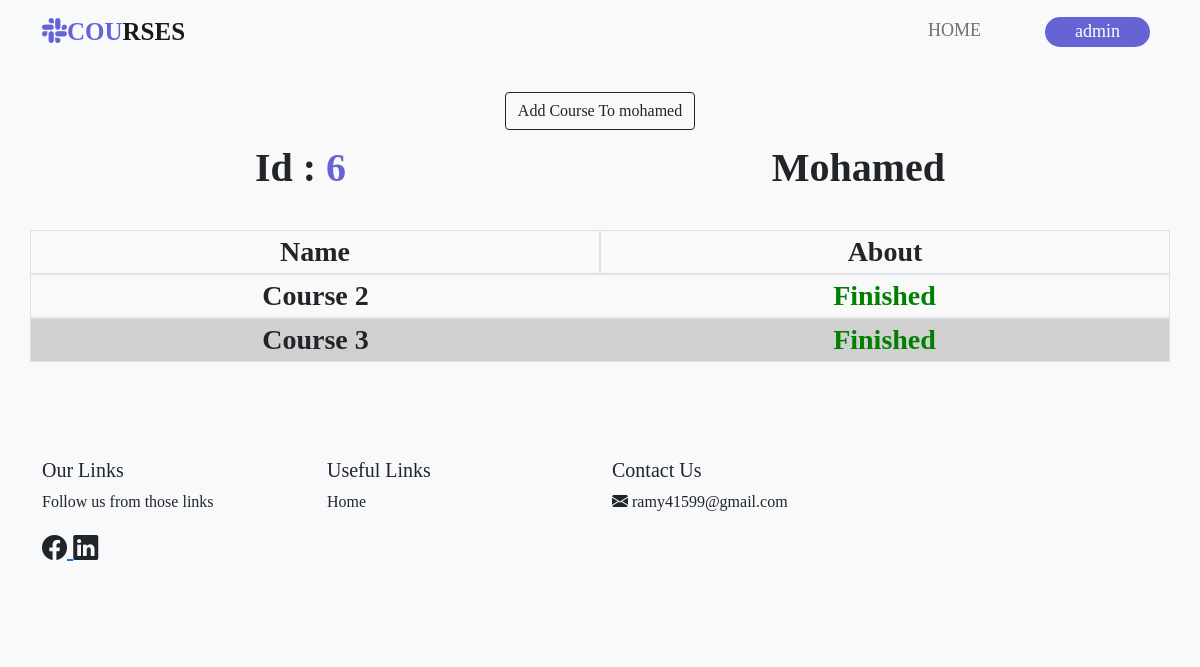
/userdata/6/ (signed in), run on an earlier commit of the app's database.
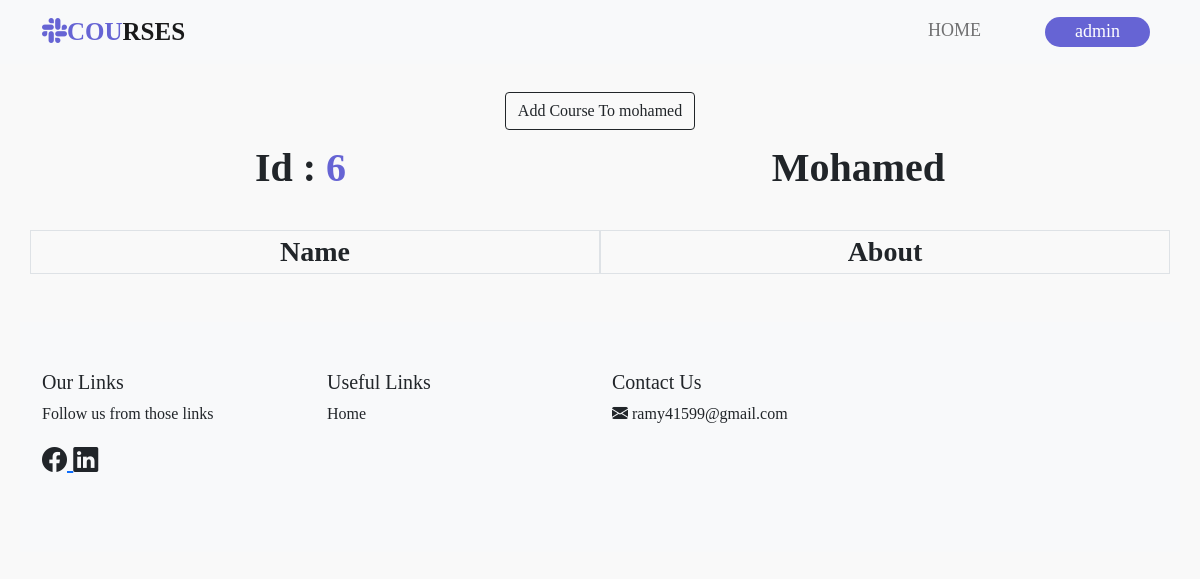
And on a later commit of the database.
### main/models.py (models this page shows, shortened)
class UserCourse(models.Model):
    course = models.ForeignKey(Course, on_delete=models.CASCADE)
    user = models.ForeignKey(User, on_delete=models.CASCADE)
    created_at = models.DateTimeField(auto_now_add=True)
    done = models.BooleanField(default=False)
    class Meta:
        constraints = [
            models.UniqueConstraint(fields=['user', 'course'], name='unique_user_course')
        ]

class Course(models.Model):
    title = models.CharField(max_length=100, unique=True)
    description = models.TextField()
    created_at = models.DateTimeField(auto_now_add=True)
    image = models.ImageField(upload_to='images/', blank=True, null=True)
    video_url = models.URLField(max_length=500, blank=True, null=True)
    def __str__(self):
        return self.title

### main/views.py (the view)
# urls.py: path('userdata/<int:user_id>/', userdata, name='userdata'),
@login_required
def userdata(request, user_id):
    check = 0
    admins = Admin.objects.filter(user=request.user)
    if admins.exists():
        check = 1
    if check == 0:
        redirect('/')
    courses = Course.objects.all()
    user_course = UserCourse.objects.filter(user=user_id)
    user_course = list(enumerate(user_course))
    users = []
    for idx, val in user_course:
        if idx % 2 == 0:
            users.append((0, val))
        else:
            users.append((1, val))
    employee = User.objects.get(id=user_id)
    manger = 0
    admins = Admin.objects.filter(user=request.user)
    if admins.exists():
        manger = 1
    user_core = UserCourse.objects.filter(user=user_id).select_related('course')
    user_course_ids = user_core.values_list('course_id', flat=True)
    data = {'user_course': users, 'employee': employee, 'manger': manger, 'courses': courses, 'user_course_ids': user_course_ids}
    return render(request, 'userdata.html', data)

### main/templates/userdata.html (shortened to what this page needs)
{% load static %}
<!DOCTYPE html>
<html lang="en">
<head>
    <link rel="stylesheet" href="https://cdn.jsdelivr.net/npm/bootstrap-icons@1.11.3/font/bootstrap-icons.min.css">
    <link rel="stylesheet" href="{% static 'css/main.css' %}">
    <link href="https://cdn.jsdelivr.net/npm/bootstrap@5.0.2/dist/css/bootstrap.min.css" rel="stylesheet">
</head>
<body>
    <nav class="navbar navbar-expand-lg navbar-light bg-light fixed-top">
        <div class="container">
          <a class="navbar-brand" href="{% url 'userhome' %}"><span ><i class="bi bi-slack"></i>COU</span>RSES
          </a>
          <div class="collapse navbar-collapse" id="navbarTogglerDemo02">
            <ul class="navbar-nav ms-auto mb-2 mb-lg-0">
              <li class="nav-item">
                <a class="nav-link" href="{% url 'userhome' %}" style="padding-right: 56px">Home</a>
              </li>
              <li class="nav-item">
                {% if user.is_authenticated %}
                </head>
                <body>
                  <a class="nav-link">  <button class="profile-button" onclick="toggleDropdown()">{{ user.username }}</button></a>
                  {% else %}
                      <a class="nav-link" href="{% url 'login' %}"><button type="button">Login</button></a>
                  {% endif %}
              </li>
            </ul>
          </div>
        </div>
      </nav><br><br><br>
<div class="container d-flex justify-content-center">
    <button type="button" class="btn btn-outline-dark rounded-5" data-bs-toggle="modal" data-bs-target="#courseModal">
        Add Course To {{ employee.username }}
    </button>
</div>
    <div class=" container d-flex justify-content-around">
        <div id="id_manger" class="fs-1 fw-bold p-2 bd-highlight">Id : <span>{{ employee.id }}</span></div>
        <div class=" fs-1 fw-bold p-2 bd-highlight text-capitalize">{{ employee.username}}</div>
      </div>
    <br>
     <div class="container">
      <div class=" row align-items-center">
        <div class="fs-3 fw-bold col text-center border">
          Name
        </div>
        <div class="fs-3 fw-bold col text-center border">
          About
        </div>
      </div>
     </div>
    {% for idx, val in user_course %}
        <div class="container">
        {% if idx == 0 %}
            <div class=" row align-items-center border">
        {% else %}
            <div id="tab" class=" row align-items-center border">
        {% endif %}
          <div class="fs-3 fw-bold col text-center ">
            {{ val.course }}
          </div>
          <div id="text2" class="fs-3 fw-bold col text-center ">
            {% if val.done %}
                <span style="color: green;">Finished</span>
            {% else %}
                <span style="color: gray;">Not Finished</span>
            {% endif %}
          </div>
        </div>
       </div>
    {% endfor %}
<br><br>
  <footer class="bg-light text-dark py-5">
    <div class="container">
        <div class="row">
            <div class="col-md-3 mb-4">
                <h5 fs-1 fw-bold >Our Links</h5>
                <p fs-3>Follow us from those links</p>
                <div id="icon_text">
                    <a href="https://www.facebook.com/" target="_blank" rel="noopener noreferrer">
                        <i class="bi bi-facebook text-dark"></i>
                    </a>
                    <a href="https://www.linkedin.com/" target="_blank" rel="noopener noreferrer">
                        <i class="bi bi-linkedin text-dark"></i>
                    </a>
                </div>
            </div>
                <div class="col-md-3 mb-4">
                <h5>Useful Links</h5>
                <ul class="list-unstyled">
                    <li><a id="mmmm" href="{% url 'userhome' %}" class="text-dark">Home</a></li>
                </ul>
            </div>
            <div class="col-md-3 mb-4">
              <h5>Contact Us</h5>
              <i class="bi bi-envelope-fill"></i>
              <a href="https://mail.google.com/mail/?view=cm&fs=1&to=ramy41599@gmail.com" target="_blank" style="text-decoration: none; color: inherit;">
                  <span>ramy41599@gmail.com</span>
              </a>
          </div>
        </div>
    </div>
  </footer>
</body>
</html>

### main/static/css/main.css (style rules this page uses)
* { font-family: montserrat; }
body { background:#f1fbff ; }
.navbar { background-color: rgb(228, 227, 227) }
.navbar-nav a { font-size: 18px; text-transform: uppercase; font-weight: 500; color: #6664D4; }
.navbar-light .navbar-brand { color: #000; font-size: 25px; font-weight: 700; }
.navbar-brand i { color: #6664D4; }
.navbar-brand span { color: #6664D4; }
.navbar button { height:30px; padding: 0px 30px 0px 30px; color: white; background-color:#6664D4 ; font-size: 18px; border-radius: 20px; border-color: #6664D4 ; border-width: 1px; }
#id_manger span { color: #6664D4; }
#icon_text { font-size: 25px; padding-right: 50px; }
.list-unstyled a { text-decoration: none; }

### main/templates/userdata.html (style rules this page uses)
body { font-family: Arial, sans-serif; background-color: #f9f9f9; padding: 20px; }
.profile-button { background-color: #4CAF50; color: white; padding: 10px 20px; border: none; border-radius: 4px; cursor: pointer; position: relative; }

What changed in the data, as far as the page shows it:
removed UserCourse: course "Course 2", done "Finished"
removed UserCourse: course "Course 3", done "Finished"
